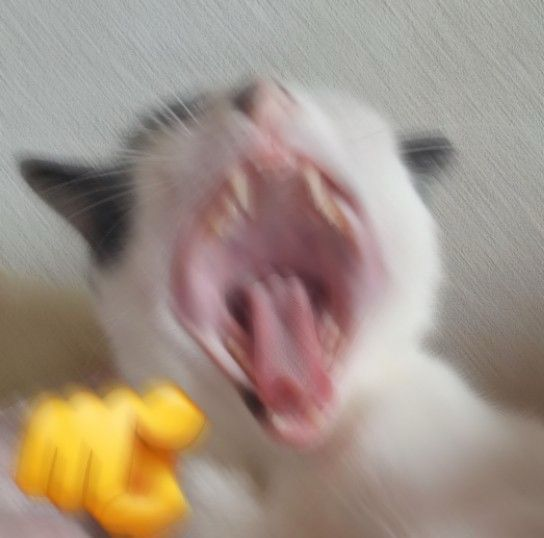
#> input picture aula02/img.jpeg, 544 x 538 px, found by its file name
$ python histograma.py
#> lines starting #> are read from the running program, lines starting #| are printed output that depends on the picture
#imports
import matplotlib.pyplot as plt
import cv2

#Carregar imagem

img = cv2.imread(r'pdi\aula-05-04\img.jpeg', cv2.IMREAD_COLOR)
#> img is the input picture: shape (538, 544, 3); mean B, G, R 133.1, 146.2, 161.8


#Calcular histograma em escala de cinza
imgGray = cv2.cvtColor(img, cv2.COLOR_BGR2GRAY)
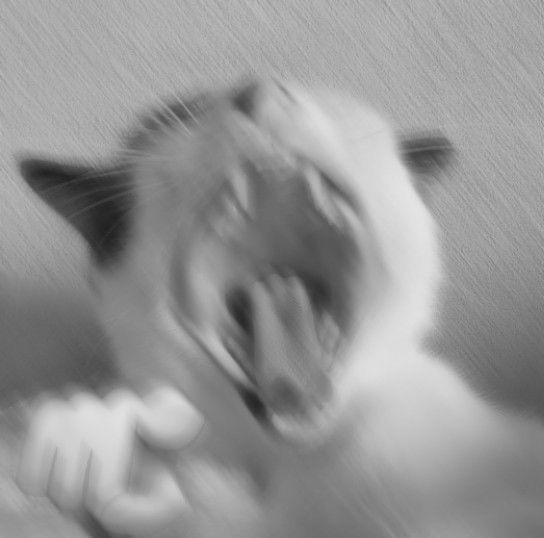
#> imgGray: shape (538, 544); min 32, max 230, mean 149.4
#Histograma colorido
#for i, c in enumerate(('r', 'g', 'b')):
 #   plt.plot(cv2.calcHist([img], [i], None, [256], [0, 256]), color=c)
#plt.title("Color Histogram"), plt.xlabel("Itensidade"), plt.ylabel("Frequencia")

#Equalização de imagem
imgEqualized = cv2.equalizeHist(imgGray)
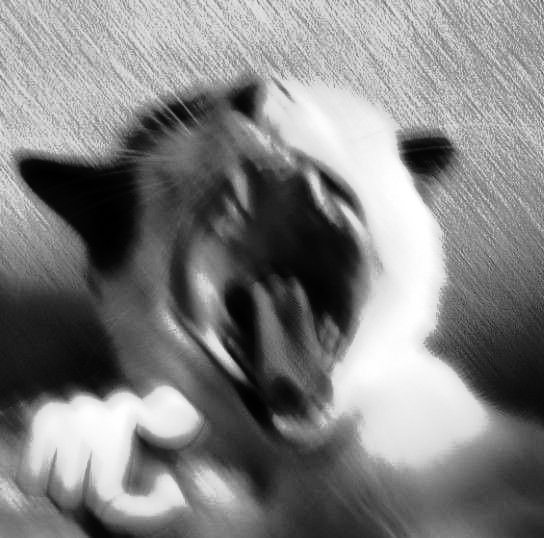
#> imgEqualized: shape (538, 544); min 0, max 255, mean 128.7

plt.subplot(1, 4, 1), plt.title("Grayscale"), plt.imshow(imgGray, cmap='gray'), plt.axis('off'),
plt.subplot(1, 4, 2), plt.title("Gray Histogram"), plt.hist(imgGray.ravel(), 256, [0, 256], color='k'), plt.axis('off'), plt.xlabel("Itensidade"), plt.ylabel("Frequencia")
# 3. Imagem Equalizada
plt.subplot(1, 4, 3)
plt.title("Equalized")
plt.imshow(imgEqualized)
plt.axis('off')

# 4. Histograma Equalizado
plt.subplot(1, 4, 4)
plt.title("Equalized Histogram")
plt.hist(imgEqualized.ravel(), 256, [0, 256], color='c')
plt.xlabel("Intensidade")
plt.ylabel("Frequência")

plt.tight_layout()
plt.show()
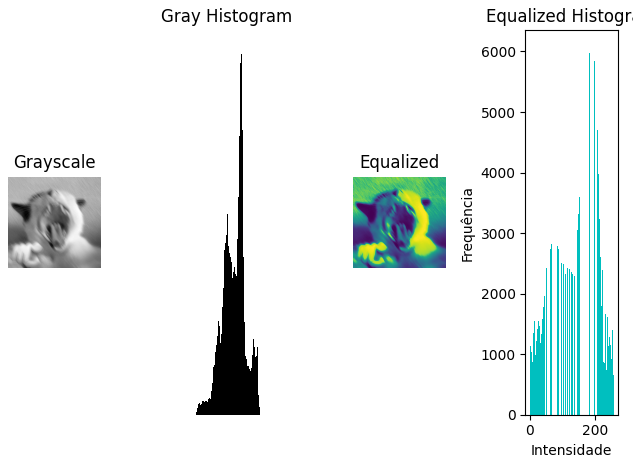
#> figure drawn by matplotlib, 4 panels; panel 4: tallest bar 6047 high, from x = 187 to 188
